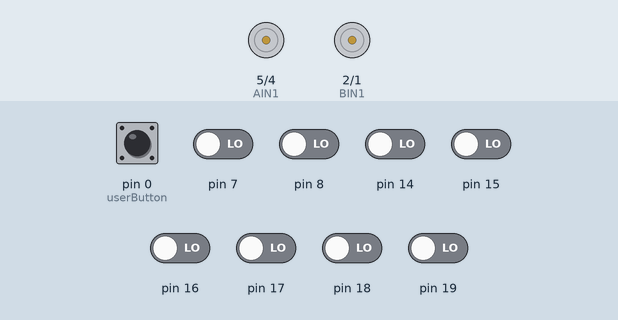
Recording of a sketch running on a simulated Arduino Uno, built with avr-gcc and run on an emulated ATmega328P. On the bench: motor-driver pin pairs drawn as motors (green arrow = first pin HIGH = forward, orange = second pin HIGH = backward, longer = more drive, scaled by the enable pin). The inputs (shaded band) are chosen by the test bench; at power-on: pin 0 (userButton) HIGH, pin 7, pin 8, pin 14–19 LOW.

Above: at 4.6 s.
4.7 s: pin 0 (userButton) pulled LOW for 0.15 s
At 6.9 s:
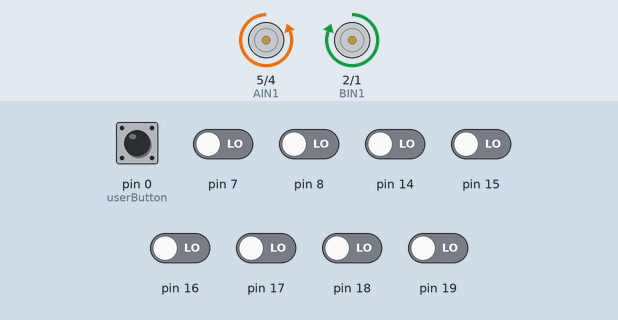
7.2 s: pin 7 driven HIGH
At 8.0 s:
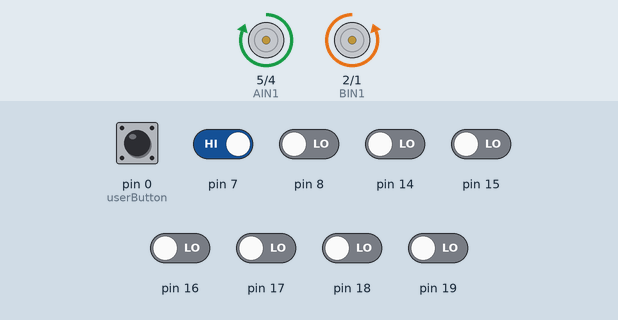
8.7 s: pin 8 driven HIGH
At 9.2 s:
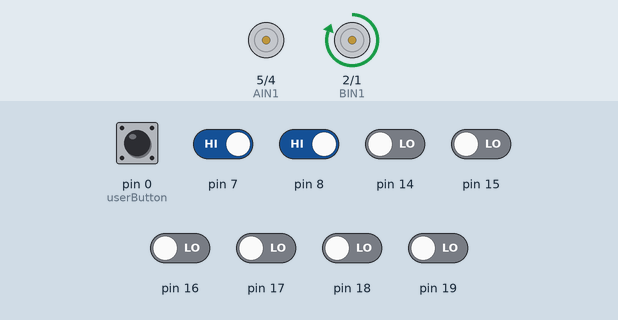
10.2 s: pin 14 driven HIGH
11.7 s: pin 18 driven HIGH
At 12.8 s:
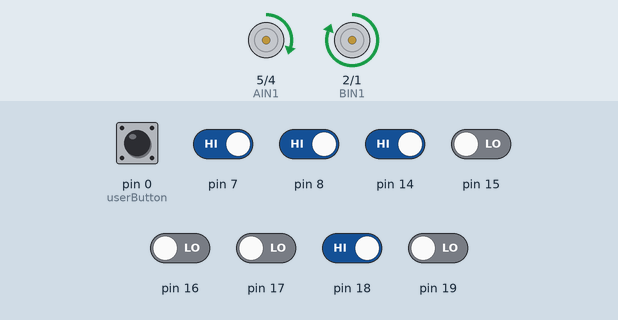
13.2 s: pin 16 driven HIGH
At 13.9 s:
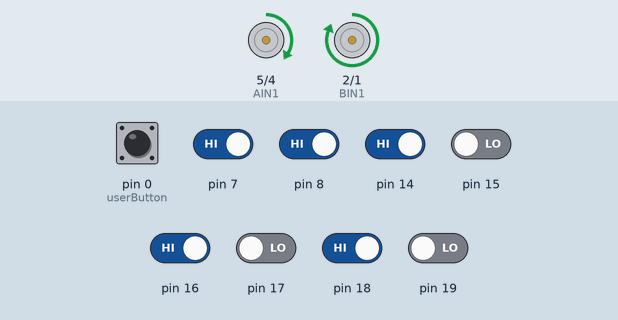
Timing chart, 0 to 15.7 s (numbered marks = the images above; inputs shaded):
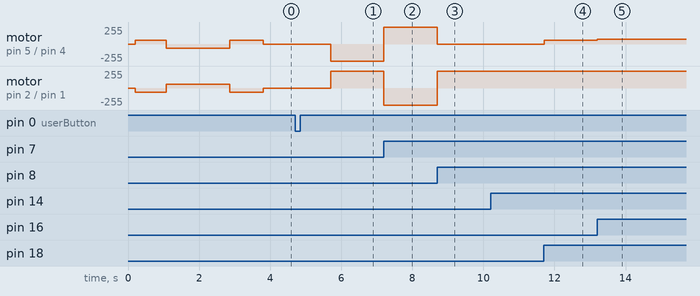

The sketch:

yoyok_robotrace.ino
```cpp
/*
	18/04/2023
	PID Algorithm with Speed Control for Line Follower Mobot
*/

#include <QTRSensors.h>	// QTR library
QTRSensors qtr;

const uint8_t SensorCount = 8;	// No. of sensors
uint16_t sensorValues[SensorCount];

#define Kp 0.2		// Proportional Default - 0.2
#define Kd 4		// Derivative Default - 4
#define Ksr 0		// Speed Reduction Default - 0
#define MaxSpeed 255	// Default - 255
#define BaseSpeed 255	// Default - 255
#define speedturn 255	// Default - 255

#define userButton 0	// User Button Pin

// Left Motor Pins
int PWMA = 6;	// speedControl
int AIN1 = 5;	// pinDirection
int AIN2 = 4;	// pinDirection

// Right Motor Pins
int PWMB = 3;	// speedControl
int BIN1 = 2;	// pinDirection
int BIN2 = 1;	// pinDirection

int lastError = 0;

void setup() {
	qtr.setTypeRC();	// Sensor Type (Analog or RC)
	qtr.setSensorPins((const uint8_t[]) {
		19, 18, 17, 16, 15, 14, 8, 7
	}, SensorCount);
  	pinMode(PWMA, OUTPUT);
  	pinMode(AIN1, OUTPUT);
  	pinMode(AIN2, OUTPUT);
  	pinMode(PWMB, OUTPUT);
  	pinMode(BIN1, OUTPUT);
  	pinMode(BIN2, OUTPUT);
	pinMode(userButton, INPUT_PULLUP);
  	delay(200);	// Initial Delay Default - 1500

	// Sensor Calibration
	int i;
	for(int i = 0; i < 100; i++) {
	if(i < 25 || i > 75) {
    	move(0, 60, 1);
    	move(1, 60, 0);
	} else {
    	move(0, 60, 0);
    	move(1, 60, 1);
	}
	qtr.calibrate();
	delay(10);	// Default - 20
	}
	delay(100);	// Post-Calibration Delay Default - 500
	while(digitalRead(userButton) == HIGH) {
		move(0, 0, 0);
		move(1, 0, 0);
	}
	delay(1000);
}

void loop() {
	uint16_t position = qtr.readLineBlack(sensorValues);
	if(position > 6700) {
		move(1, speedturn, 0);
		move(0, speedturn, 1);
		return;
	}
	if(position < 300) {
		move(1, speedturn, 1);
		move(0, speedturn, 0);
		return;
	}

	// PID Algorithm
	int error = position - 3500;
	int motorSpeed = Kp * error + Kd * (error - lastError);
	lastError = error;

	double speedError = Ksr * (exp(1) * ((8 * (8 + 1)) / 2));

	int rightMotorSpeed = BaseSpeed + motorSpeed - speedError;
	int leftMotorSpeed = BaseSpeed - motorSpeed - speedError;

	if(rightMotorSpeed > MaxSpeed) {
		rightMotorSpeed = MaxSpeed;
	}
	if(leftMotorSpeed > MaxSpeed) {
		leftMotorSpeed = MaxSpeed;
	}
	if(rightMotorSpeed < MaxSpeed) {
		rightMotorSpeed = rightMotorSpeed;
	}
	if(leftMotorSpeed < MaxSpeed) {
		leftMotorSpeed = leftMotorSpeed;
	}
	if(rightMotorSpeed < 0) {
		rightMotorSpeed = 0;
	}
	if(leftMotorSpeed < 0) {
		leftMotorSpeed = 0;
	}

	move(1, rightMotorSpeed, 1);
	move(0, leftMotorSpeed, 1);
}

// move() func declaration
void move(int motor, int speed, int direction) {
	boolean inPin1 = HIGH, inPin2 = LOW;
	if(direction == 1) {
		inPin1 = HIGH;
		inPin2 = LOW;
	}
	if(direction == 0) {
		inPin1 = LOW;
		inPin2 = HIGH;
	}
	if(motor == 0) {
		digitalWrite(AIN1, inPin1);
		digitalWrite(AIN2, inPin2);
		analogWrite(PWMA, speed);
	}
	if(motor == 1) {
		digitalWrite(BIN1, inPin1);
		digitalWrite(BIN2, inPin2);
		analogWrite(PWMB, speed);
	}
}
```

Measured:
- after the input at 4.7 s, motor on pin 5 (AIN1) / pin 4 (AIN2): stopped → backward 255/255 after 1.0 s; motor on pin 2 (BIN1) / pin 1 (BIN2): stopped → forward 255/255 after 1.0 s
- after the input at 7.2 s, motor on pin 5 (AIN1) / pin 4 (AIN2): backward 255/255 → forward 255/255 at once; motor on pin 2 (BIN1) / pin 1 (BIN2): forward 255/255 → backward 255/255 at once
- after the input at 8.7 s, motor on pin 5 (AIN1) / pin 4 (AIN2): forward 255/255 → stopped at once; motor on pin 2 (BIN1) / pin 1 (BIN2): backward 255/255 → forward 255/255 at once
- after the input at 11.7 s, motor on pin 5 (AIN1) / pin 4 (AIN2): stopped → forward 60/255 at once
- after the input at 13.2 s, motor on pin 5 (AIN1) / pin 4 (AIN2): forward 60/255 → forward 75/255 at once
